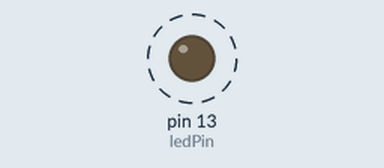
Simulated run of this sketch. Board: Arduino Uno, built with avr-gcc and run on an emulated ATmega328P. Shown: output pins drawn as LEDs (lit = HIGH). Dashed ring = blinking.

Above: at 0.02 s.
Timing chart, 0 to 3.0 s (numbered marks = the images above):
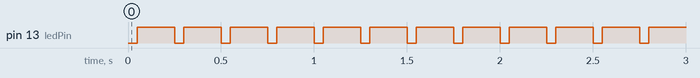

Measured:
- by itself, pin 13 (ledPin): alternates HIGH for 0.20 s and LOW for 0.05 s

The sketch:

Lab0_C1.ino
```cpp
const int ledPin =  LED_BUILTIN;// the number of the LED pin

// Variables will change:
int ledState = LOW;             // ledState used to set the LED

// Generally, you should use "unsigned long" for variables that hold time
// The value will quickly become too large for an int to store
unsigned long previousMillis = 0;        // will store last time LED was updated

// constants won't change:
const long interval_1 = 200;           // interval for LED ON(milliseconds)
const long interval_2 = 50;           // interval for LED off(milliseconds)

void setup() {
  // set the digital pin as output:
  pinMode(ledPin, OUTPUT);
}

void loop() {

  unsigned long currentMillis = millis();

  if(ledState == LOW)
  {
    if (currentMillis - previousMillis >= interval_2)
    {
      previousMillis = currentMillis; // save the last time you blinked the LED

      ledState = HIGH;
    }

    // set the LED with the ledState of the variable:
    digitalWrite(ledPin, ledState);
  }
  else
   {
    if (currentMillis - previousMillis >= interval_1)
    {
      previousMillis = currentMillis; // save the last time you blinked the LED

      ledState = LOW;
    }
   }
}
```
